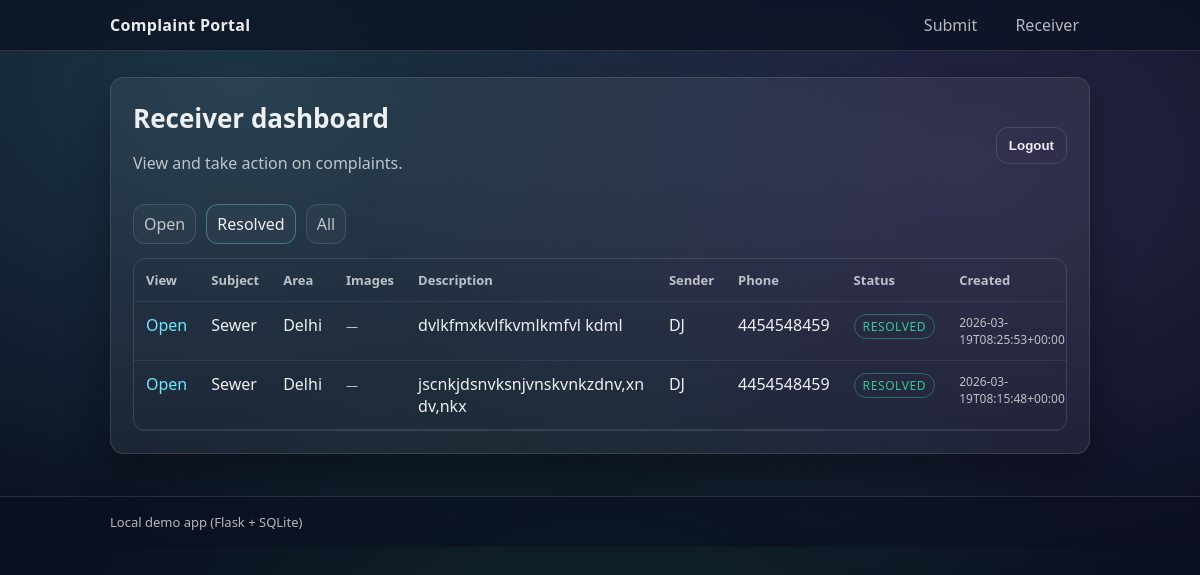
Before: /receiver?status=resolved (signed in) with the older database file.
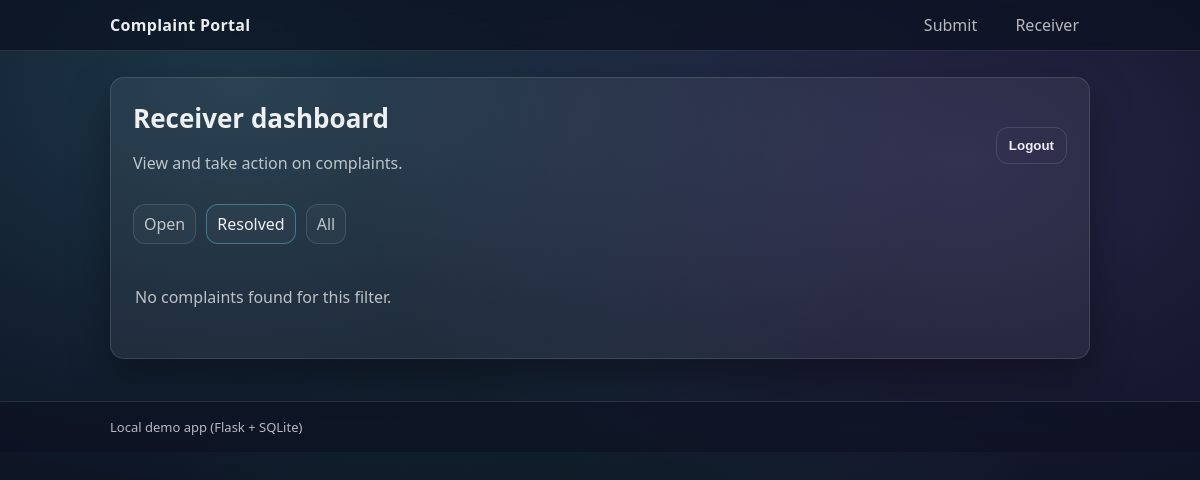
After: the same page with the newer database file.
### tables this page shows
CREATE TABLE complaints (
          id INTEGER PRIMARY KEY AUTOINCREMENT,
          sender_name TEXT NOT NULL,
          phone TEXT NOT NULL,
          area TEXT NOT NULL,
          subject TEXT NOT NULL,
          description TEXT NOT NULL,
          status TEXT NOT NULL CHECK(status IN ('open','resolved')),
          created_at TEXT NOT NULL
        );

### app.py (the view)
    @app.get("/receiver")
    def receiver_dashboard() -> str:
        require_receiver_auth()
        status = (request.args.get("status") or "open").strip().lower()
        if status not in {"open", "resolved", "all"}:
            status = "open"
        db = get_db()
        if status == "all":
            rows = db.execute(
                """
                SELECT
                  c.id, c.sender_name, c.phone, c.area, c.subject, c.description, c.status, c.created_at,
                  (SELECT COUNT(*) FROM complaint_images ci WHERE ci.complaint_id = c.id) AS image_count
                FROM complaints c
                ORDER BY (CASE WHEN image_count > 0 THEN 1 ELSE 0 END) DESC, c.id DESC
                """
            ).fetchall()
        else:
            rows = db.execute(
                """
                SELECT
                  c.id, c.sender_name, c.phone, c.area, c.subject, c.description, c.status, c.created_at,
                  (SELECT COUNT(*) FROM complaint_images ci WHERE ci.complaint_id = c.id) AS image_count
                FROM complaints c
                WHERE c.status = ?
                ORDER BY (CASE WHEN image_count > 0 THEN 1 ELSE 0 END) DESC, c.id DESC
                """,
                (status,),
            ).fetchall()
        return render_template("receiver.html", complaints=rows, status=status)

### app.py (called while the page is built)
def get_db() -> sqlite3.Connection:
    db = g.get("db")
    if db is None:
        DB_PATH.parent.mkdir(parents=True, exist_ok=True)
        db = sqlite3.connect(DB_PATH)
        db.row_factory = sqlite3.Row
        g.db = db
    return db

def init_db() -> None:
    db = get_db()
    db.execute(
        """
        CREATE TABLE IF NOT EXISTS complaints (
          id INTEGER PRIMARY KEY AUTOINCREMENT,
          sender_name TEXT NOT NULL,
          phone TEXT NOT NULL,
          area TEXT NOT NULL,
          subject TEXT NOT NULL,
          description TEXT NOT NULL,
          status TEXT NOT NULL CHECK(status IN ('open','resolved')),
          created_at TEXT NOT NULL
        )
        """
    )
    db.execute(
        """
        CREATE TABLE IF NOT EXISTS complaint_images (
          id INTEGER PRIMARY KEY AUTOINCREMENT,
          complaint_id INTEGER NOT NULL,
          stored_filename TEXT NOT NULL,
          original_filename TEXT NOT NULL,
          created_at TEXT NOT NULL,
          FOREIGN KEY (complaint_id) REFERENCES complaints(id) ON DELETE CASCADE
        )
        """
    )
    db.commit()

def require_receiver_auth() -> None:
    if not session.get("receiver_authed"):
        abort(403)

### templates/receiver.html (shortened to what this page needs)
{% extends "base.html" %}
{% block content %}
  <section class="card">
    <div class="row row--space">
      <div>
        <h1 class="h1">Receiver dashboard</h1>
        <p class="muted">View and take action on complaints.</p>
      </div>
      <form method="post" action="{{ url_for('receiver_logout') }}">
        <button class="btn btn--ghost" type="submit">Logout</button>
      </form>
    </div>
    <div class="tabs">
      <a class="tab {{ 'is-active' if status == 'open' else '' }}" href="{{ url_for('receiver_dashboard', status='open') }}">Open</a>
      <a class="tab {{ 'is-active' if status == 'resolved' else '' }}" href="{{ url_for('receiver_dashboard', status='resolved') }}">Resolved</a>
      <a class="tab {{ 'is-active' if status == 'all' else '' }}" href="{{ url_for('receiver_dashboard', status='all') }}">All</a>
    </div>
    {% if complaints and complaints|length > 0 %}
      <div class="table-wrap">
        <table class="table">
          <thead>
            <tr>
              <th>View</th>
              <th>Subject</th>
              <th>Area</th>
              <th>Images</th>
              <th>Description</th>
              <th>Sender</th>
              <th>Phone</th>
              <th>Status</th>
              <th>Created</th>
            </tr>
          </thead>
          <tbody>
            {% for c in complaints %}
              <tr>
                <td><a href="{{ url_for('receiver_detail', complaint_id=c['id']) }}">Open</a></td>
                <td>{{ c["subject"] }}</td>
                <td>{{ c["area"] }}</td>
                <td>
                  {% if c["image_count"] and c["image_count"] > 0 %}
                    <span class="pill pill--images">{{ c["image_count"] }} image{% if c["image_count"] != 1 %}s{% endif %}</span>
                  {% else %}
                    <span class="muted small">—</span>
                  {% endif %}
                </td>
                <td>
                  <div class="desc">
                    {{ (c["description"][:120] ~ ("…" if c["description"]|length > 120 else "")) | e }}
                  </div>
                </td>
                <td>{{ c["sender_name"] }}</td>
                <td>{{ c["phone"] }}</td>
                <td><span class="pill pill--{{ c['status'] }}">{{ c["status"] }}</span></td>
                <td class="muted small">{{ c["created_at"] }}</td>
              </tr>
            {% endfor %}
          </tbody>
        </table>
      </div>
    {% else %}
      <div class="empty">
        <p class="muted">No complaints found for this filter.</p>
      </div>
    {% endif %}
  </section>
{% endblock %}

### templates/base.html (shortened to what this page needs)
<!doctype html>
<html lang="en">
  <head>
    <link rel="stylesheet" href="{{ url_for('static', filename='styles.css') }}" />
  </head>
  <body>
    <header class="topbar">
      <div class="container topbar__inner">
        <a class="brand" href="{{ url_for('index') }}">Complaint Portal</a>
        <nav class="topnav">
          <a href="{{ url_for('index') }}">Submit</a>
          <a href="{{ url_for('receiver_login') }}">Receiver</a>
        </nav>
      </div>
    </header>
    <main class="container">
      {% block content %}{% endblock %}
    </main>
    <footer class="footer">
      <div class="container footer__inner">
        <span>Local demo app (Flask + SQLite)</span>
      </div>
    </footer>
  </body>
</html>

### static/styles.css (style rules this page uses)
:root { --bg: #0b1020; --card: rgba(255, 255, 255, 0.06); --border: rgba(255, 255, 255, 0.12); --text: rgba(255, 255, 255, 0.92); --muted: rgba(255, 255, 255, 0.7); --accent: #6ee7ff; --accent2: #a78bfa; --ok: #34d399; --warn: #fbbf24; --bad: #fb7185; --shadow: 0 16px 40px rgba(0, 0, 0, 0.35); --radius: 14px; }
* { box-sizing: border-box; }
html, body { height: 100%; }
body { margin: 0; font-family: ui-sans-serif, system-ui, -apple-system, Segoe UI, Roboto, Arial, "Noto Sans", "Liberation Sans", sans-serif; color: var(--text); background: radial-gradient(1200px 800px at 20% 10%, rgba(110, 231, 255, 0.18), transparent 60%), radial-gradient(1000px 700px at 80% 20%, rgba(167, 139, 250, 0.18), transparent 60%), radial-gradient(900px 700px at 50% 90%, rgba(52, 211, 153, 0.12), transparent 60%), var(--bg); }
.container { width: min(980px, calc(100% - 32px)); margin: 0 auto; }
.topbar { position: sticky; top: 0; backdrop-filter: blur(10px); background: rgba(11, 16, 32, 0.7); border-bottom: 1px solid var(--border); }
.topbar__inner { display: flex; align-items: center; justify-content: space-between; padding: 14px 0; }
.brand { color: var(--text); text-decoration: none; font-weight: 700; letter-spacing: 0.3px; }
.topnav a { color: var(--muted); text-decoration: none; margin-left: 12px; padding: 8px 10px; border-radius: 10px; border: 1px solid transparent; }
main.container { padding: 26px 0 42px; }
.card { background: var(--card); border: 1px solid var(--border); border-radius: var(--radius); box-shadow: var(--shadow); padding: 22px; }
.h1 { margin: 0 0 6px; font-size: 26px; }
.muted { color: var(--muted); }
.btn { border: 1px solid var(--border); background: rgba(255, 255, 255, 0.04); color: var(--text); padding: 10px 12px; border-radius: 12px; cursor: pointer; text-decoration: none; display: inline-flex; align-items: center; justify-content: center; font-weight: 600; }
.btn--ghost { background: transparent; }
.row { display: flex; gap: 10px; align-items: center; }
.row--space { justify-content: space-between; flex-wrap: wrap; }
.tabs { display: flex; gap: 10px; margin: 14px 0; flex-wrap: wrap; }
.tab { color: var(--muted); text-decoration: none; padding: 8px 10px; border-radius: 12px; border: 1px solid var(--border); background: rgba(255, 255, 255, 0.03); }
.tab.is-active { color: var(--text); border-color: rgba(110, 231, 255, 0.35); }
.empty { padding: 12px 2px; }
.footer { border-top: 1px solid var(--border); background: rgba(11, 16, 32, 0.55); }
.footer__inner { padding: 16px 0; color: var(--muted); font-size: 13px; }

Changed rows visible on the page:
removed complaints: subject "Sewer", area "Delhi", description "dvlkfmxkvlfkvmlkmfvl kdml", sender_name "DJ", phone "4454548459", status "RESOLVED", created_at "2026-03-19T08:25:53+00:00"
removed complaints: subject "Sewer", area "Delhi", description "jscnkjdsnvksnjvnskvnkzdnv,xndv,nkx", sender_name "DJ", phone "4454548459", status "RESOLVED", created_at "2026-03-19T08:15:48+00:00"
Other visible differences:
text no longer shown: "View Subject Area Images Description Sender Phone Status Created"
text now shown: "No complaints found for this filter."
